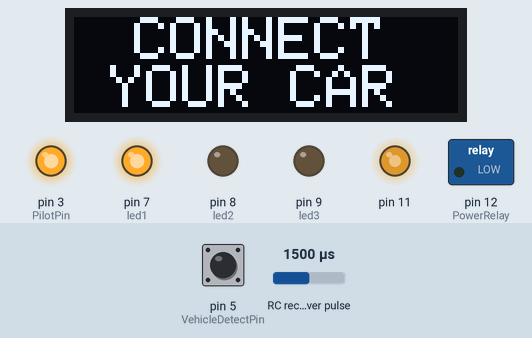
A sketch run on a simulated Arduino Uno, built with avr-gcc and run on an emulated ATmega328P. Parts: 128×32 one-colour display, switched loads named in the sketch (green lamp = pin HIGH), output pins drawn as LEDs (lit = HIGH). Wiring (inferred from the names in the program): RC receiver channel: data pin 4. Dashed ring = blinking. Inputs (shaded band) come from the test bench; at power-on: pin 5 (VehicleDetectPin) HIGH, RC receiver pulse 1500 µs. What the sketch prints to the serial monitor is not drawn.

Above: at 1.2 s.
1.3 s: pin 5 (VehicleDetectPin) pulled LOW for 0.15 s
At 2.1 s:
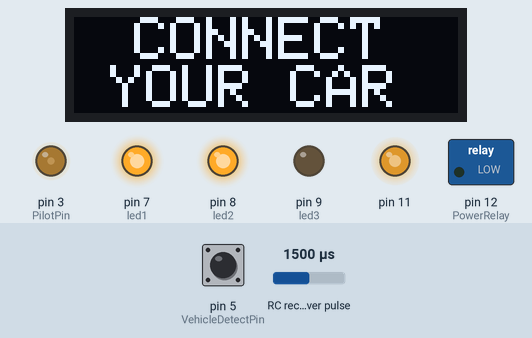
3.9 s: pin 5 (VehicleDetectPin) pulled LOW for 3.2 s
At 6.2 s:
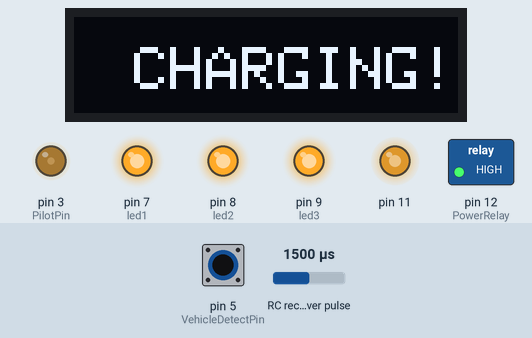
8.6 s: pin 5 (VehicleDetectPin) pulled LOW for 3.2 s
At 12.5 s:
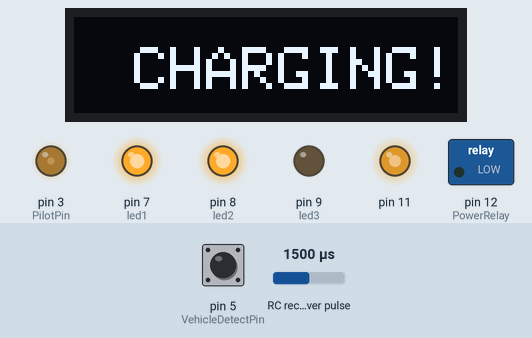
14.2 s: pin 5 (VehicleDetectPin) pulsed LOW 2 times (0.12 s each, 0.3 s apart)
At 15.0 s:
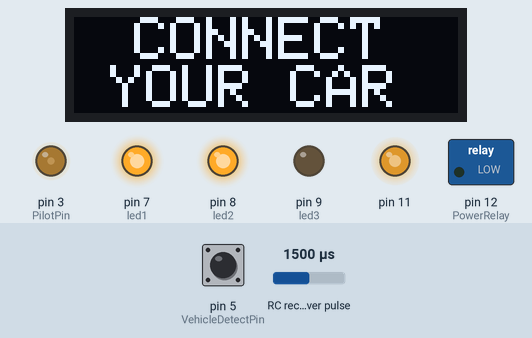
17.8 s: pin 5 (VehicleDetectPin) pulsed LOW 5 times (0.12 s each, 0.3 s apart)
At 20.6 s:
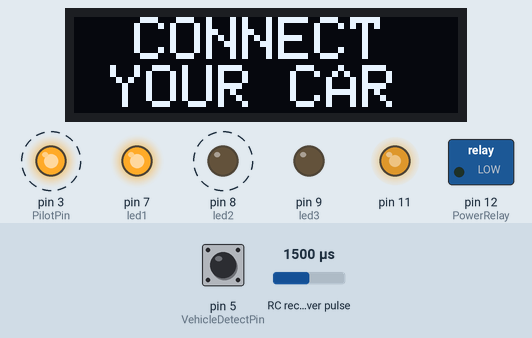
Timing chart, 0 to 22.1 s (numbered marks = the images above; inputs shaded):
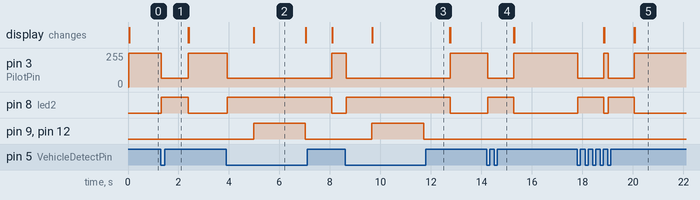

Measured:
- after the input at 1.3 s, pin 3 (PilotPin): 255/255 → 64/255 at once, → 255/255 1.1 s later; pin 8 (led2): LOW → HIGH at once, → LOW 1.1 s later
- after the input at 3.9 s, pin 3 (PilotPin): 255/255 → 64/255 at once, → 255/255 4.1 s later; pin 8 (led2): LOW → HIGH at once, → LOW 4.1 s later; pin 9 (led3), pin 12 (PowerRelay): LOW → HIGH after 1.1 s, → LOW 2.0 s later; the display: changes after 1.1 s (image 2)
- after the input at 8.6 s, pin 3 (PilotPin): 255/255 → 64/255 at once, → 255/255 4.1 s later; pin 8 (led2): LOW → HIGH at once, → LOW 4.1 s later; pin 9 (led3), pin 12 (PowerRelay): LOW → HIGH after 1.1 s, → LOW 2.1 s later; the display: changes after 1.1 s (image 3)
- after the input at 14.2 s, pin 3 (PilotPin): 255/255 → 64/255 at once, → 255/255 1.0 s later; pin 8 (led2): LOW → HIGH at once, → LOW 1.0 s later
- after the input at 17.8 s, pin 3 (PilotPin): alternates 255/255 for 0.17 s and 64/255 for 1.0 s, 4 changes in all, then stays 255/255, starting at once; pin 8 (led2): alternates HIGH for 1.0 s and LOW for 0.17 s, 4 changes in all, then stays LOW, starting at once; the display: first changes after 1.0 s (image 5 shows a later state)
- what the display in image 2 shows lasts 2.0 s, from 5.0 s to 7.0 s

The sketch:

evse.ino
```cpp
//Code libraries

#include <SPI.h>
#include <Wire.h>
#include <Adafruit_GFX.h>
#include <Adafruit_SSD1306.h>


//Screen Size Definition
#define SCREEN_WIDTH 128 // OLED display width, in pixels
#define SCREEN_HEIGHT 32 // OLED display height, in pixels


#define OLED_RESET     6 // Reset pin # (or -1 if sharing Arduino reset pin)
#define SCREEN_ADDRESS 0x3C ///< See datasheet for Address; 0x3D for 128x64, 0x3C for 128x32
Adafruit_SSD1306 display(SCREEN_WIDTH, SCREEN_HEIGHT, &Wire, OLED_RESET);

#define LOGO_HEIGHT   16
#define LOGO_WIDTH    16

const int PilotPin = 3;
const int ChargeRequestPin = 4;
const int VehicleDetectPin = 5;
const int PowerRelay = 12;
bool VehicleDetected = false;
bool ChargeRequested = false;

int k,l;


const int led1 = 7;
const int led2 = 8;
const int led3 = 9;

void setup() {

    Serial.begin(9600);

  // SSD1306_SWITCHCAPVCC = generate display voltage from 3.3V internally
  if(!display.begin(SSD1306_SWITCHCAPVCC, SCREEN_ADDRESS)) {
    Serial.println(F("SSD1306 allocation failed"));
    //for(;;); // Don't proceed, loop forever
  }

  // Clear the buffer
  display.clearDisplay();

  // put your setup code here, to run once:
  pinMode(PilotPin, OUTPUT);
  pinMode(11, OUTPUT);
  TCCR2A = _BV(COM2A1) | _BV(COM2B1) | _BV(WGM21) | _BV(WGM20);
  TCCR2B = _BV(CS22);
  OCR2A = 180;
  OCR2B = 50;
  pinMode(ChargeRequestPin, INPUT_PULLUP);
  pinMode(VehicleDetectPin, INPUT_PULLUP);
  pinMode(PowerRelay, OUTPUT);
  pinMode(led1, OUTPUT);
  pinMode(led2, OUTPUT);
  pinMode(led3, OUTPUT);

  digitalWrite(PowerRelay, LOW);
  analogWrite(PilotPin, 255);
  digitalWrite(led1, HIGH);
   Serial.begin(9600);
  Serial.println("Started");

}

void loop() {
  // put your main code here, to run repeatedly:

  CheckStatus();

  Serial.println(k);
  Serial.println(l);

  if(VehicleDetected == true){
    digitalWrite(led2, HIGH);
    analogWrite(PilotPin, 64);
    Serial.println("State B");
    l++;

  }

  else{
    digitalWrite(led2, LOW);
    analogWrite(PilotPin, 255);
    Serial.println("State A");
    k++;
  display.setTextSize(2);
  display.setTextColor(WHITE);
  display.clearDisplay();
  display.setCursor(20,0);
  display.println("CONNECT");
  display.println(" YOUR CAR");
  display.display();
  }

   if(VehicleDetected == true && ChargeRequested == true){
    delay(1000);
    CheckStatus();
   if(VehicleDetected == true && ChargeRequested == true){
    digitalWrite(led3, HIGH);
    digitalWrite(PowerRelay, HIGH);
    Serial.println("State C");

    //display
    display.clearDisplay();
     display.setTextSize(2);
  display.setTextColor(WHITE);
  display.setCursor(20, 10);
  // Display static text
  display.println("CHARGING!");
  display.display();
   }
   else{
    digitalWrite(led3, LOW);
    digitalWrite(PowerRelay, LOW);

   display.clearDisplay();
   display.setTextSize(2);
  display.setTextColor(WHITE);
  display.setCursor(40,0);
  // Display static text
  display.println("NOT");
  display.println(" CHARGING");
  display.display();
   }

   }
   else{
    digitalWrite(led3, LOW);
    digitalWrite(PowerRelay, LOW);


   }
   }
void CheckStatus(){
  Serial.println("checking status");
   VehicleDetected = !(digitalRead(VehicleDetectPin));

    if(pulseIn(ChargeRequestPin, HIGH, 5000) > 0){
    ChargeRequested = false;
  }else{
      ChargeRequested = true;
  }


}
```
